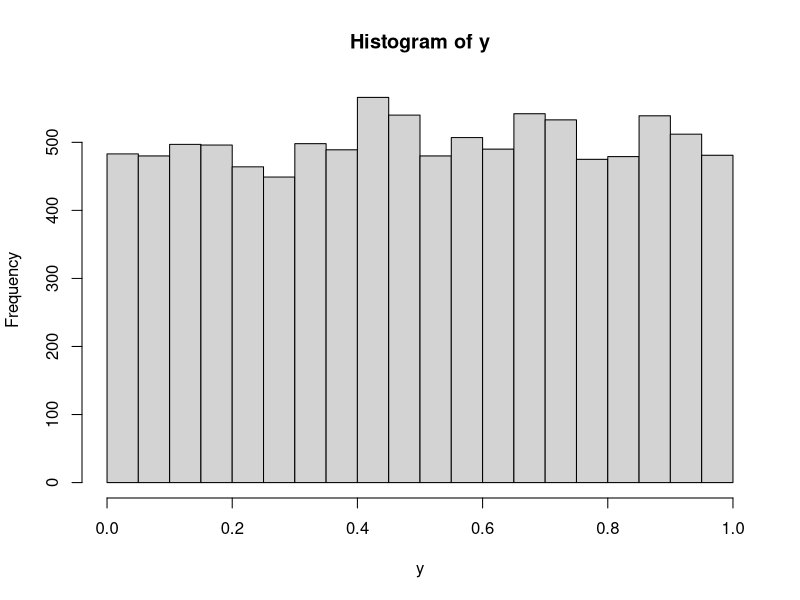
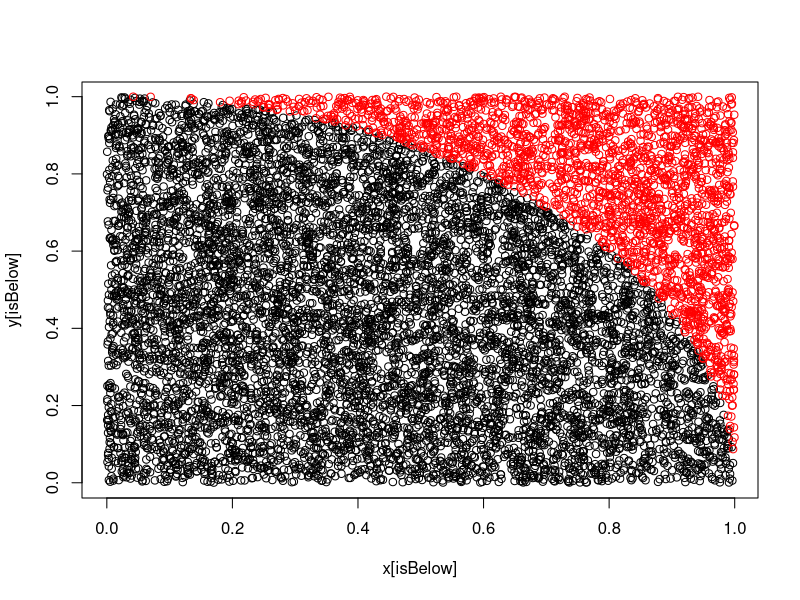

These figures' R source, in order:
##==============================================================================
## REU_integration.R
##==============================================================================

## SETTING THE WORKING DIRECTORY
# setwd("C:/Users/Test/Dropbox/Teaching/REU/Code/R")


## CLEARING THE WORKSPACE
rm(list = ls())

# We want to simulate N random (x,y)-pairs on the rectangle [0,1]X[0,1]

# Before we do anything, we set up the parameters that we need in the 
# calculation, at the beginning of the file, so that we can easily find and 
# change them later. The parameters are:
# 		- the seed for the random number generator (fixing this makes ensures 
# 			that you get the same pseudo-random numbers next time you run this code)
# 		- N: the number of simulated pairs
# 		- a, b, l, and u: the bounds of rectangle


## SET PARAMETERS
set.seed(1234)  # fix the randomization seed
N <- 10000  # set the number of simulated (x,y)-pairs
a <- 0  # set the left bound
b <- 1  # set the right bound
l <- 0  # set the lower bound
u <- 1# calculate the upper bound

# Now that we've set the parameters of our problem, we can calculate the area 
# of our rectangle and save it in a new object, which we will call area.


## CALCULATE AREA OF THE RECTANGLE
area <- (b - a) * (u - l)  # calculate the area of the rectangle

# We can use the runif() command to generate pseudo-random numbers on the
# intervals that we specified when we set the parameters.


## SIMULATE RANDOM VALUES
x <- runif(N, min = a, max = b)  # simulate random x-values from U[a,b]
y <- runif(N, min = l, max = u)  # simulate random y-values from U[l,u]

# We can use the hist() command to plot a histogram of the simulated y-values:
hist(y)  # create a histogram of the y-values


## CALCULATE FRACTION BELOW THE CURVE
# y^2 + x^2 = 1
# y = sqrt(1-x^2)
# Now we move on to the actual calculations. First we create a vector with ones 
# in places where the corresponding (x,y)-pair is in the area that we want to 
# calculate:
isBelow <- y < sqrt(1-x^2)

# We calculate the fraction of times the (x,y)-pair is in the area that we want 
# to calculate and from that calculate our approximation of the integral:
fraction <- sum(isBelow) / N
approximation <- fraction * area
approximation


## PLOTS
# To get some intuition for what just happened, let's plot the (x,y)-pairs that 
# were below the function whose integral we tried to approximate. We use the R 
# command plot() and instruct R to plot the pairs that we have determined 
# to be below the curve in black, and the other pairs in red.
plot(x[isBelow],y[isBelow])
points(x[!isBelow],y[!isBelow],col = 'red')


## CHECK THE RESULT
# A = pi * r^2
# approximation * 4 = A
# pi \approx approximation * 4 / r^2
cat("Pi is approximately: ", approximation * 4)
pi

out = integrate(function(x) sqrt(1-x^2), 0, 1)
out$value * 4

# R has a lot of built-in probability functions: pnorm(), dnorm(), rnorm(),
# qnorm(), punif(), dunif(), runif(), qunif(), pexp(), etc. 
# Use the help function to get details on their syntax.